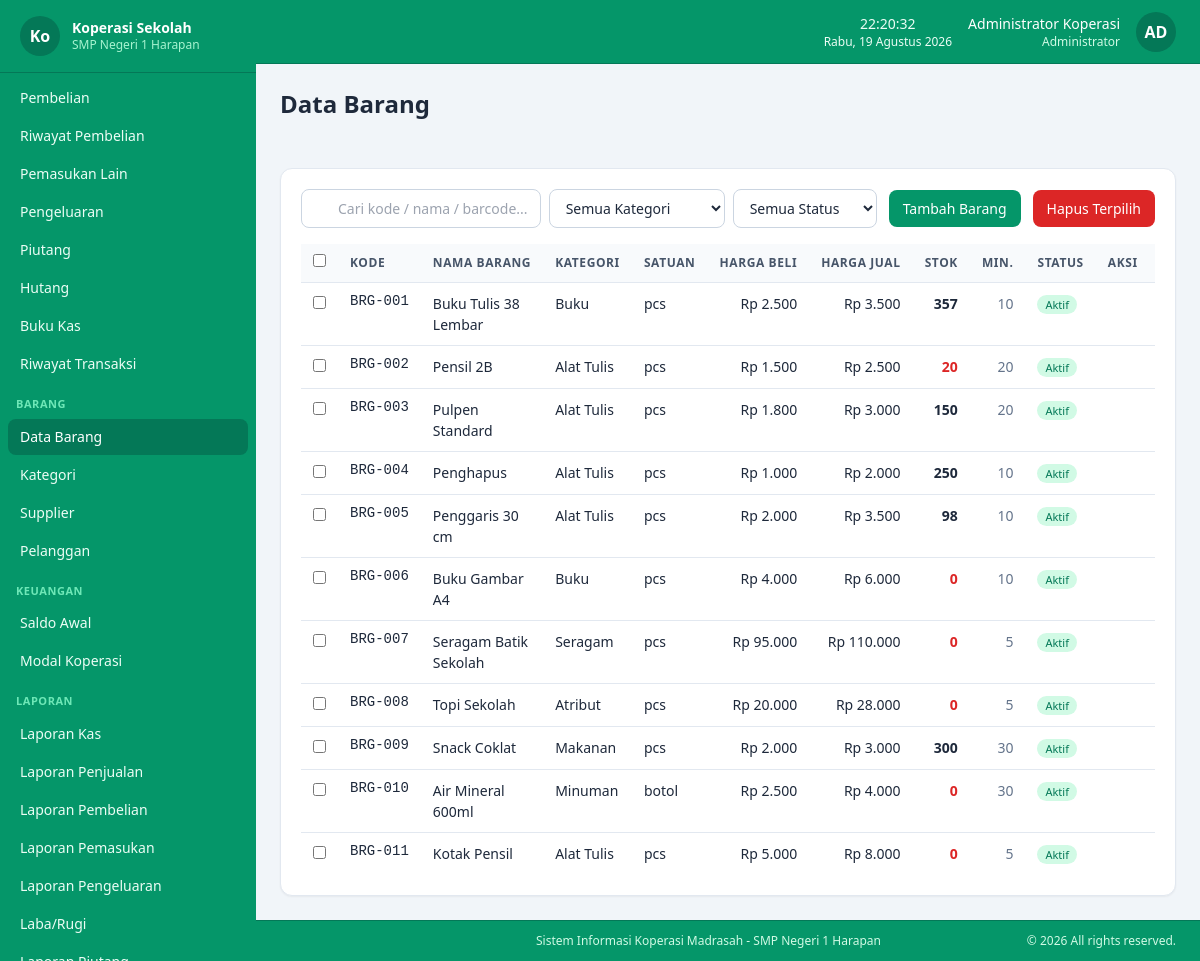
Page /master/barang (signed in) on the committed database.
### tables this page shows
CREATE TABLE koperasi_profile (
  id             TINYINT UNSIGNED NOT NULL DEFAULT 1,
  nama_koperasi  VARCHAR(100)     NOT NULL DEFAULT '',
  nama_sekolah   VARCHAR(150)     NOT NULL DEFAULT '',
  alamat         TEXT             NULL,
  telepon        VARCHAR(30)      NULL,
  email          VARCHAR(100)     NULL,
  logo           VARCHAR(255)     NULL,
  nama_ketua     VARCHAR(100)     NULL,
  nama_bendahara VARCHAR(100)     NULL,
  created_at     TIMESTAMP        NOT NULL DEFAULT CURRENT_TIMESTAMP,
  updated_at     TIMESTAMP        NOT NULL DEFAULT CURRENT_TIMESTAMP ON UPDATE CURRENT_TIMESTAMP,
  PRIMARY KEY (id)
);

CREATE TABLE users (
  id                   BIGINT UNSIGNED NOT NULL AUTO_INCREMENT,
  role_id              TINYINT UNSIGNED NOT NULL,
  username             VARCHAR(50)      NOT NULL UNIQUE,
  name                 VARCHAR(100)     NOT NULL,
  password_hash        VARCHAR(255)     NOT NULL,
  must_change_password TINYINT(1)       NOT NULL DEFAULT 0,
  is_active            TINYINT(1)       NOT NULL DEFAULT 1,
  created_at           TIMESTAMP        NOT NULL DEFAULT CURRENT_TIMESTAMP,
  updated_at           TIMESTAMP        NOT NULL DEFAULT CURRENT_TIMESTAMP ON UPDATE CURRENT_TIMESTAMP,
  PRIMARY KEY (id),
  CONSTRAINT fk_users_role FOREIGN KEY (role_id) REFERENCES roles(id) ON UPDATE CASCADE
);

CREATE TABLE roles (
  id            TINYINT UNSIGNED NOT NULL AUTO_INCREMENT,
  name          VARCHAR(50)      NOT NULL UNIQUE,
  description   VARCHAR(255)     NULL,
  created_at    TIMESTAMP        NOT NULL DEFAULT CURRENT_TIMESTAMP,
  updated_at    TIMESTAMP        NOT NULL DEFAULT CURRENT_TIMESTAMP ON UPDATE CURRENT_TIMESTAMP,
  PRIMARY KEY (id)
);

CREATE TABLE products (
  id            BIGINT UNSIGNED  NOT NULL AUTO_INCREMENT,
  kode          VARCHAR(30)      NOT NULL UNIQUE,
  barcode       VARCHAR(50)      NULL,
  name          VARCHAR(150)     NOT NULL,
  category_id   BIGINT UNSIGNED  NULL,
  satuan        VARCHAR(20)      NOT NULL DEFAULT 'pcs',
  harga_beli    DECIMAL(15,2)    NOT NULL DEFAULT 0,
  harga_jual    DECIMAL(15,2)    NOT NULL DEFAULT 0,
  stock         DECIMAL(12,2)    NOT NULL DEFAULT 0,
  stock_minimum DECIMAL(12,2)    NOT NULL DEFAULT 0,
  supplier_id   BIGINT UNSIGNED  NULL,
  is_active     TINYINT(1)       NOT NULL DEFAULT 1,
  created_at    TIMESTAMP        NOT NULL DEFAULT CURRENT_TIMESTAMP,
  updated_at    TIMESTAMP        NOT NULL DEFAULT CURRENT_TIMESTAMP ON UPDATE CURRENT_TIMESTAMP,
  PRIMARY KEY (id),
  KEY idx_products_name (name),
  KEY idx_products_category (category_id),
  KEY idx_products_supplier (supplier_id),
  CONSTRAINT fk_products_category FOREIGN KEY (category_id) REFERENCES categories(id) ON DELETE SET NULL ON UPDATE CASCADE,
  CONSTRAINT fk_products_supplier FOREIGN KEY (supplier_id) REFERENCES suppliers(id) ON DELETE SET NULL ON UPDATE CASCADE
);

CREATE TABLE categories (
  id         BIGINT UNSIGNED NOT NULL AUTO_INCREMENT,
  name       VARCHAR(100)    NOT NULL,
  type       ENUM('barang','pemasukan','pengeluaran') NOT NULL,
  created_at TIMESTAMP       NOT NULL DEFAULT CURRENT_TIMESTAMP,
  updated_at TIMESTAMP       NOT NULL DEFAULT CURRENT_TIMESTAMP ON UPDATE CURRENT_TIMESTAMP,
  PRIMARY KEY (id),
  UNIQUE KEY uq_category (type, name),
  KEY idx_categories_type (type)
);

### app/views/barang/index.php (the view, shortened to what the rows shown need)
<?php $canEdit = has_role('Administrator') || has_role('Bendahara'); ?>
<div class="bg-white rounded-xl shadow-sm border border-slate-200 p-5">
    <div class="table-wrap">
        <table>
            <thead><tr>
                <?php if (has_role('Administrator')): ?>
                    <th class="w-10"><input type="checkbox" id="checkAll" class="accent-emerald-600" title="Pilih semua"></th>
                <?php endif; ?>
                <th>Kode</th><th>Nama Barang</th><th>Kategori</th><th>Satuan</th>
                <th class="text-right">Harga Beli</th><th class="text-right">Harga Jual</th>
                <th class="text-right">Stok</th><th class="text-right">Min.</th><th>Status</th><th class="text-center">Aksi</th>
            </tr></thead>
            <tbody>
            <?php if (empty($pg['items'])): ?>
                <tr><td colspan="<?= has_role('Administrator') ? 11 : 10 ?>" class="text-center text-slate-400 py-8">Tidak ada data.</td></tr>
            <?php else: foreach ($pg['items'] as $p): ?>
                <tr>
                    <?php if (has_role('Administrator')): ?>
                        <td><input type="checkbox" name="ids[]" value="<?= $p['id'] ?>" class="row-check accent-emerald-600" form="bulkForm"></td>
                    <?php endif; ?>
                    <td class="font-mono text-xs whitespace-nowrap"><?= e($p['kode']) ?></td>
                    <td class="font-medium"><?= e($p['name']) ?></td>
                    <td><?= e($p['kategori'] ?? '-') ?></td>
                    <td><?= e($p['satuan']) ?></td>
                    <td class="text-right whitespace-nowrap"><?= rupiah($p['harga_beli']) ?></td>
                    <td class="text-right whitespace-nowrap"><?= rupiah($p['harga_jual']) ?></td>
                    <td class="text-right font-semibold <?= (float)$p['stock'] <= (float)$p['stock_minimum'] ? 'text-red-600' : 'text-slate-800' ?>"><?= angka($p['stock']) ?></td>
                    <td class="text-right text-slate-500"><?= angka($p['stock_minimum']) ?></td>
                    <td>
                        <?php if ((int)$p['is_active'] === 1): ?>
                            <span class="text-[11px] px-2 py-0.5 rounded-full bg-emerald-100 text-emerald-700 font-medium">Aktif</span>
                        <?php else: ?>
                            <span class="text-[11px] px-2 py-0.5 rounded-full bg-slate-200 text-slate-600 font-medium">Nonaktif</span>
                        <?php endif; ?>
                    </td>
                    <td>
                        <div class="flex items-center justify-center gap-1">
                            <a href="<?= url('barang', ['action' => 'show', 'id' => $p['id']]) ?>" title="Detail & Kartu Stok" class="btn btn-ghost p-1.5"><?= icon('eye', 'w-4 h-4') ?></a>
                            <?php if ($canEdit): ?>
                                <a href="<?= url('barang', ['action' => 'edit', 'id' => $p['id']]) ?>" title="Ubah" class="btn btn-ghost p-1.5"><?= icon('edit', 'w-4 h-4') ?></a>
                                <a href="<?= url('barang', ['action' => 'adjust', 'id' => $p['id']]) ?>" title="Penyesuaian Stok" class="btn btn-ghost p-1.5"><?= icon('sliders', 'w-4 h-4') ?></a>
                            <?php endif; ?>
                        </div>
                    </td>
                </tr>
            <?php endforeach; endif; ?>
            </tbody>
        </table>
    </div>
</div>

### app/views/layouts/app.php (shortened to what the rows shown need)
<?php
$user = current_user();
$profile = koperasi_profile();
?>
<!DOCTYPE html>
<html lang="id">
<head>
<script src="<?= asset('assets/js/tailwind.min.js') ?>"></script>
<link rel="stylesheet" href="<?= asset('assets/vendor/sweetalert2/sweetalert2.min.css') ?>">
<link rel="stylesheet" href="<?= asset('assets/css/app.css') ?>">
</head>
<body class="bg-slate-100 text-slate-800 flex flex-col min-h-screen">
<div id="sidebar" class="fixed inset-y-0 left-0 z-40 w-64 bg-emerald-600 text-emerald-50 transform -translate-x-full lg:translate-x-0 transition-transform duration-200 flex flex-col">
    <div class="flex items-center gap-3 px-5 py-4 border-b border-emerald-700 shrink-0 sticky top-0 bg-emerald-600 z-10">
        <?php if (!empty($profile['logo']) && file_exists(UPLOAD_DIR . '/' . $profile['logo'])): ?>
            <img src="<?= asset('uploads/' . e($profile['logo'])) ?>" class="h-10 w-10 object-cover drop-shadow-[0_0_4px_rgba(255,255,255,0.8)]" alt="logo">
        <?php else: ?>
            <div class="h-10 w-10 rounded-full bg-emerald-700 flex items-center justify-center font-bold text-white"><?= e(mb_substr($profile['nama_koperasi'] ?? 'KS', 0, 2)) ?></div>
        <?php endif; ?>
        <div>
            <div class="font-semibold text-sm leading-tight text-white"><?= e($profile['nama_koperasi'] ?? APP_NAME) ?></div>
            <div class="text-xs text-emerald-200 truncate"><?= e($profile['nama_sekolah'] ?? '') ?></div>
        </div>
    </div>
</div>
<div class="lg:pl-64 flex flex-col flex-1 min-h-0">
    <header class="sticky top-0 z-20 bg-emerald-600 border-b border-emerald-700 px-4 sm:px-6 h-16 flex items-center justify-between shrink-0">
        <div class="flex items-center gap-4">
            <div class="text-center text-emerald-50" id="datetime">
                <div class="text-sm font-medium" id="clock-time"></div>
                <div class="text-xs" id="clock-date"></div>
            </div>
            <div class="text-right hidden sm:block">
                <div class="text-sm font-medium text-white"><?= e($user['name']) ?></div>
                <div class="text-xs text-emerald-100"><?= e($user['role_name']) ?></div>
            </div>
            <div class="h-10 w-10 rounded-full bg-emerald-700 text-white flex items-center justify-center font-bold">
                <?= e(strtoupper(mb_substr($user['name'], 0, 2))) ?>
            </div>
        </div>
    </header>
    <div class="px-4 sm:px-6 py-4 sm:py-6">
        <h1 class="text-xl sm:text-2xl font-bold text-slate-800"><?= e($pageTitle ?? 'Dashboard') ?></h1>
    </div>
    <main class="flex-1 p-4 sm:p-6 pb-12">
        <?= $content ?>
    </main>
    <footer class="bg-emerald-600 border-t border-emerald-700 lg:pl-64">
        <div class="max-w-full mx-auto px-4 sm:px-6 py-3">
            <div class="flex flex-col sm:flex-row justify-between items-center gap-2 text-xs text-emerald-100">
                <span>Sistem Informasi Koperasi Madrasah - <?= e($profile['nama_sekolah'] ?? 'Nama Sekolah') ?></span>
                <span>&copy; <?= date('Y') ?> All rights reserved.</span>
            </div>
        </div>
    </footer>
</div>
</body>
</html>

### rows in the picture
koperasi_profile: nama_koperasi "Ko", nama_koperasi "Koperasi Sekolah", nama_sekolah "SMP Negeri 1 Harapan"
users: name "Administrator Koperasi", role.name "Administrator", name "AD"
products: kode "BRG-001", name "Buku Tulis 38 Lembar", category.name "Buku", satuan "pcs", harga_beli "Rp 2.500", harga_jual "Rp 3.500", stock "357", stock_minimum "10", is_active "Aktif"
products: kode "BRG-002", name "Pensil 2B", category.name "Alat Tulis", satuan "pcs", harga_beli "Rp 1.500", harga_jual "Rp 2.500", stock "20", stock_minimum "20", is_active "Aktif"
products: kode "BRG-003", name "Pulpen Standard", category.name "Alat Tulis", satuan "pcs", harga_beli "Rp 1.800", harga_jual "Rp 3.000", stock "150", stock_minimum "20", is_active "Aktif"
products: kode "BRG-004", name "Penghapus", category.name "Alat Tulis", satuan "pcs", harga_beli "Rp 1.000", harga_jual "Rp 2.000", stock "250", stock_minimum "10", is_active "Aktif"
products: kode "BRG-005", name "Penggaris 30 cm", category.name "Alat Tulis", satuan "pcs", harga_beli "Rp 2.000", harga_jual "Rp 3.500", stock "98", stock_minimum "10", is_active "Aktif"
products: kode "BRG-006", name "Buku Gambar A4", category.name "Buku", satuan "pcs", harga_beli "Rp 4.000", harga_jual "Rp 6.000", stock "0", stock_minimum "10", is_active "Aktif"
products: kode "BRG-007", name "Seragam Batik Sekolah", category.name "Seragam", satuan "pcs", harga_beli "Rp 95.000", harga_jual "Rp 110.000", stock "0", stock_minimum "5", is_active "Aktif"
products: kode "BRG-008", name "Topi Sekolah", category.name "Atribut", satuan "pcs", harga_beli "Rp 20.000", harga_jual "Rp 28.000", stock "0", stock_minimum "5", is_active "Aktif"
products: kode "BRG-009", name "Snack Coklat", category.name "Makanan", satuan "pcs", harga_beli "Rp 2.000", harga_jual "Rp 3.000", stock "300", stock_minimum "30", is_active "Aktif"
products: kode "BRG-010", name "Air Mineral 600ml", category.name "Minuman", satuan "botol", harga_beli "Rp 2.500", harga_jual "Rp 4.000", stock "0", stock_minimum "30", is_active "Aktif"
products: kode "BRG-011", name "Kotak Pensil", category.name "Alat Tulis", satuan "pcs", harga_beli "Rp 5.000", harga_jual "Rp 8.000", stock "0", stock_minimum "5", is_active "Aktif"

### other values in the picture
$label "Pembelian"
$label "Riwayat Pembelian"
$label "Pemasukan Lain"
$label "Pengeluaran"
$label "Piutang"
$label "Hutang"
$label "Buku Kas"
$label "Riwayat Transaksi"
$group "BARANG"
$label "Data Barang"
$label "Kategori"
$label "Supplier"
$label "Pelanggan"
$group "KEUANGAN"
$label "Saldo Awal"
